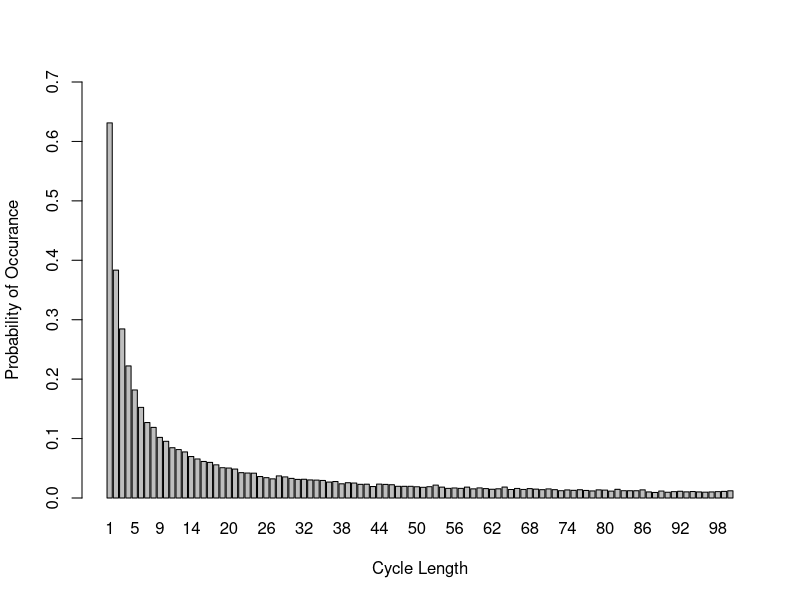

Recreate this plot in R.
# Group members:
# 1. Jie Xin Ng s1859154
# 2. Qiqi Xiao s2323497
# 3. Imran Toprak s2430699

# GitHub Repo: https://github.com/JieXinNg/StatsProgrammingCW2.git

# Team member contributions: 
# the three of us did all the questions and helped each other out when stuck
# we compared and modified our codes into this final version
# each of us contributed equally towards this assignment, 33% each 

### Overview ####
# This project finds a good strategy for the prisoner problem with simulations.
# The prisoner problem is a problem with 2n prisoners, boxes, and cards. 
# Each prisoner is assigned a number from 1 to 2n.
# The same is done for the boxes and cards.
# In each box, a card is randomly allocated.
# The prisoner has n tries to open a box until he finds card k, his own number.
# This project simulates 3 strategies to find card k by the n-th opened box.
# A success is when the prisoner found card k by the n-th box in a simulation.
# We compare the 3 strategies with the probabilities of successful simulations.
# Startegy 1 starts at box k, then going to the next box with the card number 
# gotten in box k, this process is repeated until card = k is found.
# Strategy 2 is the same as Strategy 1, but starting at a random box instead.
# Strategy 3 is opening boxes randomly until card = k is found.
# Function Pone simulates the prisoner problem and estimate the probabilities.
# From the results, we are interested in finding the joint success probability. 
# Pall is a function to estimate the success probability for all prisoners.
# We then created dloop to explore the probabilities of each loop length from 1 
# to 2n occurring at least once in a random shuffling of cards to boxes.
# dloop is used to find an explanation for why strategy 1 is better.
# The presence of loops while being in the loop for starting at box k increases 
# the chances of finding card k if loops with length<=n are more likely to occur 
# We end the project with visualising the probabilities of each loop length from
# 1 to 2n occurring at least once in a random shuffling of cards to boxes.
#################

create_box <- function(n)
{
  # returns a list of 2n of box-car pairs, each card is randomly allocated to a box  
  # @return box_with_card = a list of box and card pairs
  # @param n = half of the number of boxes, i.e. put n=5 if you wish to create 10 box-card pairs

  
  box_number <- c(1:(2*n)) # create an array of boxes from 1 to 2n
  card_number <- sample(1:(2*n)) # create an array of cards randomly sorted from 1 to 2n
  box_with_card <- list() # create a list to contain the box-card pair
  
  # loop to pair up the boxes and cards
  for (i in 1:(2*n)) {
    box_with_card <- append(box_with_card, list(c(box_number[i],card_number[i]))) 
  }
  
  return(box_with_card) # this is in the format (box_number,card_number)
}

# this function is used to determine if the k-th prisoner succeed by strategy 1
# return 1 if succeed or return 0 if fail
# Strategy 1 is to start at box k, then going to the subsequent box with the card number gotten in box k,  
# this process is repeated until card = k is found
# @param n = number of boxes opened to find k card
# @param k = prisoner's number
# @param box_with_card = the list of all box-card pairs
strategy1 <- function(n, k, box_with_card)
{
  k_success <- 0
  picked_box <- box_with_card[[k]] # The k-th box is the first opened box
  
  # loop n times as a prisoner only has n tries
  for (b in 1:n){
    # if we do not find the prisoner's number in the box
    if (picked_box[2] != k){
      # pick the next box using the card number found in current box
      picked_box <- box_with_card[[picked_box[2]]] 
    }
    # if we found the prisoner's card by the n-th opened box
    else {
      k_success <- 1 
      break
    }
  }
  return (k_success)
}

# this function is used to determine if the k-th prisoner succeed by strategy 2
# return 1 if succeed or return 0 if fail
# Strategy 2 is the same as Strategy 1, but starting at a random box instead
# @param n = number of boxes opened to find k card
# @param k = prisoner's number
# @param box_with_card = the list of all box-card pairs
strategy2 <- function(n, k, box_with_card)
{
  k_success <- 0
  # start from a randomly selected box
  picked_box <- box_with_card[[sample(1:(2*n),1)]] 
  
  # loop n times as a prisoner only has n tries
  for (b in 1:n){
    # if we do not find the prisoner's number in the box
    if (picked_box[2] != k){
      # pick the next box using the card number found in current box
      picked_box <- box_with_card[[picked_box[2]]]
    }
    # if we found the prisoner's card by the n-th opened box
    else {
      k_success <- 1  
      break
    }
  }
  return (k_success)
}

# this function is used to determine if the k-th prisoner succeed by strategy 3
# return 1 if succeed or return 0 if fail
# Strategy 3 is opening boxes randomly until card = k is found
# @param n = number of boxes opened to find k card
# @param k = prisoner's number
# @param box_with_card = the list of all box-card pairs
strategy3 <- function(n, k, box_with_card)
{
  k_success <- 0
  # prisoners open n boxes at random
  open_order <- c(sample(1:(2*n),n))
  # every prisoner can open at most n boxes
  for (j in 1:n) {
    # if the prisoner successfully found the card with number k
    if (box_with_card[[open_order[j]]][2] == k) {
      k_success <- 1
      break
    }
  }
  return(k_success)
}

Pone <- function(n, k, strategy, nreps){
  
  # Pone is used to estimate the probability of finding card = k by the n-th box
  # Strategy 1 is to start at box k, then going to the subsequent box with the 
  # card number gotten in box k, this process is repeated until card = k is found
  # Strategy 2 is the same as Strategy 1, but starting at a random box instead
  # Strategy 3 is opening boxes randomly until card = k is found
  #
  # This function uses create_box
  # @return the probability of finding card = k by the n-th box given a strategy
  # @param n = number of boxes opened to find k card
  # @param k = prisoner's number
  # @param strategy = strategy chosen to find k card
  # @param nreps = number of repetitions of simulation to estimate probability
  
  if (strategy == 1){
    count = 0 # start a counter to find the number of times prisoner successfully found card k by the n-th opened box 
    
    # repeat the simulation nreps times
    for (rep in 1:nreps){
      box_with_card <- create_box(n) # create a list of 2n random box-card pairs (numbers ranging from 1 to 2n)
      # counting the simulation as a success
      count <- strategy1(n, k, box_with_card) + count
    }
  }
  
  else if (strategy == 2)
  {
    count = 0 # start a counter to find the number of times prisoner successfully found card k by the n-th opened box
    # repeat the simulation nreps times
    for (rep in 1:nreps){
      box_with_card <- create_box(n) # create a list of 2n random box-card pairs (numbers ranging from 1 to 2n)
      # counting the simulation as a success
      count <- strategy2(n, k, box_with_card) + count
    }
  }
  
  else if (strategy == 3)
  {
    count = 0 # start a counter to find the number of times prisoner successfully found card k by the n-th opened box
    # repeat the simulation nreps times
    for (rep in 1:nreps){
      box_with_card <- create_box(n) # create a list of 2n random box-card pairs (numbers ranging from 1 to 2n)
      # counting the simulation as a success
      count <- strategy3(n, k, box_with_card) + count
    }
  }
  
  return(count/nreps) # probability = number of successes / total simulations (nreps)
  
}

# Pall aims to obtain the probability that all prisoners successfully found the card with their number on it. 
# The 3 strategies are the same as those in Pone.
# @param n = number of boxes opened to find k card
# @param strategy = strategy chosen to find k card, which should be 1, 2 or 3
# @param nreps = number of repetitions of simulation to estimate probability
Pall <- function(n,strategy,nreps)
{ 
  count_simulations <- 0 # counting up the number of times that all prisoners succeed
  if(strategy == 1)
  {
    # repeat the simulation nreps times
    for (rep in 1:nreps){
      # counting up the number of prisoners succeed in one simulation
      count_one_simulation <- 0 
      # all box-card pairs are exactly the same for every prisoner in one simulation
      box_with_card <- create_box(n)
      # loop over the prisoners
      for (k in 1:(2*n)){
        count_one_simulation <- strategy1(n, k, box_with_card) + count_one_simulation
      }
      # decide if all prisoners succeed in this simulation
      if (count_one_simulation == 2*n){
        count_simulations <- count_simulations + 1 # +1 for every joint success
      }
    }
  }
  
  else if (strategy == 2)
  {
    # counting up the number of times that all prisoners succeed
    count_simulations <- 0 
    # repeat the simulation nreps times
    for (rep in 1:nreps){
      # counting up the number of prisoners succeed in one simulation
      count_one_simulation <- 0 
      box_with_card <- create_box(n)
      # loop over the prisoners
      for (k in 1:(2*n)){
        count_one_simulation <- strategy2(n, k, box_with_card) + count_one_simulation
      }
      # decide if all prisoners succeed in this simulation
      if (count_one_simulation == 2*n){
        count_simulations <- count_simulations + 1 # +1 for every joint success
      }
    }
  }
  
  else if (strategy == 3) 
  {
    # counting up the number of times that all prisoners succeed
    count_simulations <- 0 
    # repeat the simulation nreps times
    for (rep in 1:nreps){
      box_with_card <- create_box(n)
      # counting up the number of prisoners succeed in one simulation
      count_one_simulation <- 0 
      # loop over the prisoners
      for (k in 1:(2*n)){
        count_one_simulation <- strategy3(n, k, box_with_card) + count_one_simulation
      }
      # decide if all prisoners succeed in this simulation
      if (count_one_simulation == 2*n) {
        count_simulations <- count_simulations + 1 # +1 for every joint success
      }
    }
    
  }
  return(count_simulations/nreps) 
}

# We compare the probabilities for n=5 and n=50 for individual and joint probabilities
one5 <- c(Pone(5,7,1,10000),Pone(5,7,2,10000),Pone(5,7,3,10000))
one50 <- c(Pone(50,7,1,10000),Pone(50,7,2,10000),Pone(50,7,3,10000))
all5 <- c(Pall(5,1,10000),Pall(5,2,10000),Pall(5,3,10000))
all50 <- c(Pall(50,1,10000),Pall(50,2,10000),Pall(50,3,10000))
# when n=5
for (i in 1:3){
  print(paste0("The individual success probability for n = 5 using strategy ", 
               i, " is ", one5[i]))
  print(paste0("The joint success probability for n = 5 using strategy ", 
               i, " is ", all5[i]))
}
# when n=50
for (i in 1:3){
  print(paste0("The individual success probability for n = 50 using strategy ", i, " is ", one50[i]))
  print(paste0("The joint success probability for n = 50 using strategy ", i, " is ", all50[i]))
}


# Q4

#There is a significant different between the result of the strategy 1 and the others, because of the loops, which will be
#elaborated in the next questions, as well.

#For strategy 3, we do not consider the loops, because the prisoners pick the boxes
#randomly. Their decision do not depends on the outcome of the previous box. So, each prisoner will have 0.5 chance, and the
#success probability of each prisoner is independent from the others. Therefore, joint success probability decreases dramatically 
#with increasing n.

#If prisoners decide on the next box according to the outcome of previous box, a loop will definitely occur, because we will turn
#back to our initial box ultimately. In other words, there will be limited number of loops whose lengths are ranging from 1 to 2n
#in each random shuffling of the cards.

#Then, for strategy 2, we always have to possibilites: Either the first randomly selected box and our desired box are members of
#the same loop, or not. If not, we will have infinite loop and it is impossible to reach the box containing our number in n steps.
#That is why the joint probability  of success is dramatically less then the one in strategy 1. According to Pone function, the
#probability of success for each prisoner was around 0.4, and it is independent from the other prisoners again. Which decreases 
#the probability of total success with increasing n, again.

#Unlike strategy 2, strategy 3 works significantly well, because the loop including our first box will definitely include our
#desired box, because we are starting with the box with the our number. Then, the probability of success will depend on the length
#of this first loop. As we can try n times at most, we can find our number only if the length of loop is less than n+1. For a single
#person, the probability of success is still 0.5, but this time joint probability is much higher, because the success of each 
#prisoner will not be independent from the others. Because the room is turned to its original state after each turn, and all 
#prisoners start with a unique number. Then, all loops included by 2n different box-number combinations will be tried by the 
#prisoners, and if the maximum loop length is less than n+1, then all prisoners will be free. 


dloop <- function (n,nreps){
  
  # dloop estimates the probabilities of each loop length from 1 to 2n occurring 
  # at least once in a random shuffling of cards to boxes.
  # This is done by setting up two variables "start" and "pick"
  # "start" is used to decompose the cycles as we remove elements found in the 
  # "start" cycle such that we do not end up in the same permutation cycle again 
  # when picking a new "start" value.
  # "pick" is used to pick the next opened box while adding each element found 
  # to the list of elements to be excluded from "start", if we end up picking a
  # box with the card "start", we end the current loop and and choose a new "start"
  #
  # @return a 2n array of probabilities for each loop length occurring at least 
  # once in a random shuffling of cards to boxes
  # @param n = half the loop length, i.e. put n=5 if you wish to create 10 box-card pairs
  # @param nreps = number of repetitions of simulation to estimate probability
  
  
  # array to contain the probabilites for all loop length occurring at least once 
  loop_len_for_all <- rep(0,2*n)
  
  # loop the simulation nreps times 
  for (rep in 1:nreps){
    # array to contain the probabilities for all loop length occurring at least once in a given simulation
    loop_len_for_one <- rep(0,2*n)
    # collect the box numbers that have been in a loop so they are not chosen again
    loop_included <- c() 
    card_num <- sample(1:(2*n)) # random shuffling of card numbers from 1 to 2n
    start <- 1                  # start with the first card for the first loop
    
    # while we have not found all the cycles of the cards
    while (length(loop_included) != 2*n) {
      # if we have not gone through all possible loops
      if (length(loop_included) >= 1 & length(loop_included) < 2*n-1){
        # pick the next start for next loop from cards that have not been opened
        start <- sample(c(1:(2*n))[-loop_included], 1)
      }
      
      # else if we have gone through all loops except for one
      else if(length(loop_included) == 2*n-1){
        
        start <- c(1:(2*n))[-loop_included] # set the last card number = element in loop_included
      }
  
      pick <- start     # set the first opened box number to be start
      length_count <- 0 # count up the length of the loop
      
      # while we have not reached the end of the loop
      # i.e. the selected card is not the starting box
      while (card_num[pick] != start){
        # keep adding the elements in the cycle into loop_included
        loop_included <- append(loop_included, pick)
        pick <- card_num[pick]            # pick the next box to be the current card number
        length_count <- length_count + 1  # counting up the length of each loop
        
      }
      
      loop_included <- append(loop_included, pick) # the last element in the loop is not counted up
      length_count <- length_count + 1             # count up the number of elements in the loop
      # count the times each loop length shows in one simulation
      loop_len_for_one[length_count] <- loop_len_for_one[length_count] + 1 
      
    }
    
    # loop through each cycle length to update the value for loop_len_for_all
    for (i in 1:(2*n)){
      # if the cycle length occurs at least one
      if (loop_len_for_one[i] != 0){
        # count up each loop length occurring at least once for all simulations
        loop_len_for_all[i] <- loop_len_for_all[i] + 1 
      }
    }
  }
  
  # divide total number of times each cycle length occurs by nreps to get probability
  return(loop_len_for_all / nreps) 
  
}

# Now we explore the probabilities with dloop and visualise them
prob<-dloop(50,10000)
print("Below is the estimate of the probabilities of each loop length from 1 to 
      2n occurring at least once for n = 50.")
print(prob)
prob2<- sum(prob[51:100])
print(paste0("The probability that there is no loop longer than 50 in a random 
             reshuffling of cards to boxes is ", 1 - prob2))
# plot the probabilities
dat <- data.frame(x=c(1:100), y=(prob))
barplot(dat$y, names.arg=dat$x, ylim=c(0,0.7), ylab="Probability of Occurance", xlab="Cycle Length")
